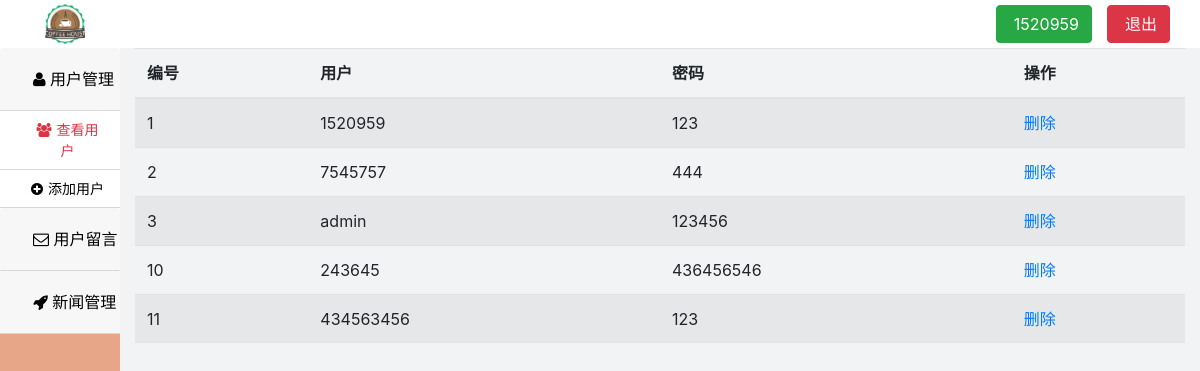
The page /admin/user/user.php (signed in) on the database its author committed.
### tables this page shows
CREATE TABLE `db_user` (
  `id` int(10) NOT NULL,
  `username` varchar(20) NOT NULL,
  `password` varchar(20) NOT NULL
);

### admin/user/user.php (the view, shortened to what this page needs)
<?php
include('../../public/config.php');
$sql="select * from db_user";
$rst=mysqli_query($link,$sql);
?>
<!doctype html>
<html lang="zh-CN">
<head>
    <link rel="stylesheet" href="../../css/bootstrap.min.css">
    <link rel="stylesheet" href ="../../css/font-awesome.min.css">
    <link rel="stylesheet" href="../../css/reset.css">
    <link rel="stylesheet" href="../css/index.css">
    <link rel="stylesheet" href="../css/user.css">
</head>
<body>
<div class="header">
    <div class="container-fluid">
        <div class="logo">
            <a href="../index.php"></a>
        </div>
        <div class="user">
            <ul>
                <li><a href="javascript:;" class="btn btn-success"><span class="fa fa-user" style="margin-right: 5px"></span><?php echo "{$_SESSION['username']}"; ?></a></li>
                <li><a href="../logout.php" class="btn btn-danger"  onClick="return confirm('您确认退出系统吗？')"><span class="fa fa-power-off" style="margin-right: 5px"></span>退出</a></li>
            </ul>
        </div>
    </div>
</div>
<section class="left">
    <div id="accordion">
        <div class="card">
            <div class="card-header" id="headingOne">
                <h5 class="mb-0">
                    <button class="btn btn-link" data-toggle="collapse" data-target="#collapseOne" aria-expanded="true" aria-controls="collapseOne">
                        <span class="icon-user"></span>
                        用户管理
                    </button>
                </h5>
            </div>
            <div id="collapseOne" class="collapse show" aria-labelledby="headingOne" data-parent="#accordion">
                <div class="card-body">
                    <a href="./user.php" class="nav-link text-danger"><span class="icon-group"></span>查看用户</a>
                </div>
                <div class="card-body">
                    <a href="./add.php" class="nav-link"><span class="icon-plus-sign"></span>添加用户</a>
                </div>
            </div>
        </div>
        <div class="card">
            <div class="card-header" id="headingTwo">
                <h5 class="mb-0">
                    <button class="btn btn-link collapsed" data-toggle="collapse" data-target="#collapseTwo" aria-expanded="false" aria-controls="collapseTwo">
                        <span class="icon-envelope-alt"></span>
                        用户留言
                    </button>
                </h5>
            </div>
        </div>
        <div class="card">
            <div class="card-header" id="headingThree">
                <h5 class="mb-0">
                    <button class="btn btn-link collapsed" data-toggle="collapse" data-target="#collapseThree" aria-expanded="false" aria-controls="collapseThree">
                        <span class="icon-rocket"></span>
                        新闻管理
                    </button>
                </h5>
            </div>
        </div>
    </div>
</section>
<section class="right">
    <div class="container">
        <table class="table table-striped">
            <thead>
            <tr>
                <th scope="col">编号</th>
                <th scope="col">用户</th>
                <th scope="col">密码</th>
                <th scope="col">操作</th>
            </tr>
            </thead>
            <tbody>
                <?php
                while($row=mysqli_fetch_assoc($rst)){
                    echo "<tr>";
                    echo "<td>{$row['id']}</td>";
                    echo "<td>{$row['username']}</td>";
                    echo "<td>{$row['password']}</td>";
                    echo "<td><a onClick=\"return confirm('您确认删除用户？')\" href='delete.php?id={$row['id']}'>删除</a>	</td>";
                    echo "</tr>";
                }
                ?>
            </tbody>
        </table>
    </div>
</section>
</body>
</html>

### admin/css/index.css (style rules this page uses)
html,body { width:100%; height: 100%; padding: 0; margin: 0; }
a,a:hover { text-decoration: none; }
.header { height: 6%; width: 100%; background-color: #ffffff; position: relative; }
.header .logo { margin-left: 30px; }
.header .logo a { display: block; width: 40px; height: 40px; position: absolute; top:50%; transform: translateY(-50%); background-image: url("../images/logo.png"); background-repeat: no-repeat; background-size: cover; }
.header .user { position: absolute; top:50%; right:30px; transform: translateY(-50%); }
.header .user li { float: left; margin-left: 15px; }
.left { float: left; width:10%; height: 95%; background: #E8A689; }
.card { border-radius: 0; border:0; text-align: center; }
.card-body { padding: 0; border-bottom: 1px solid #D8D8D8; }
.nav-link { font-size:14px!important; margin-left: 15px; color:#000000; }
.btn-link { color: #000000; }
.nav-link span { margin-right:5px; }
.right { float: left; height: 95%; width: 90%; background-color: #F1F3F4; }

### rows shown on the page
db_user: id "1", username "1520959", password "123"
db_user: id "2", username "7545757", password "444"
db_user: id "3", username "admin", password "123456"
db_user: id "10", username "243645", password "436456546"
db_user: id "11", username "434563456", password "123"

### other values the page prints
$_SESSION['username'] "1520959"
